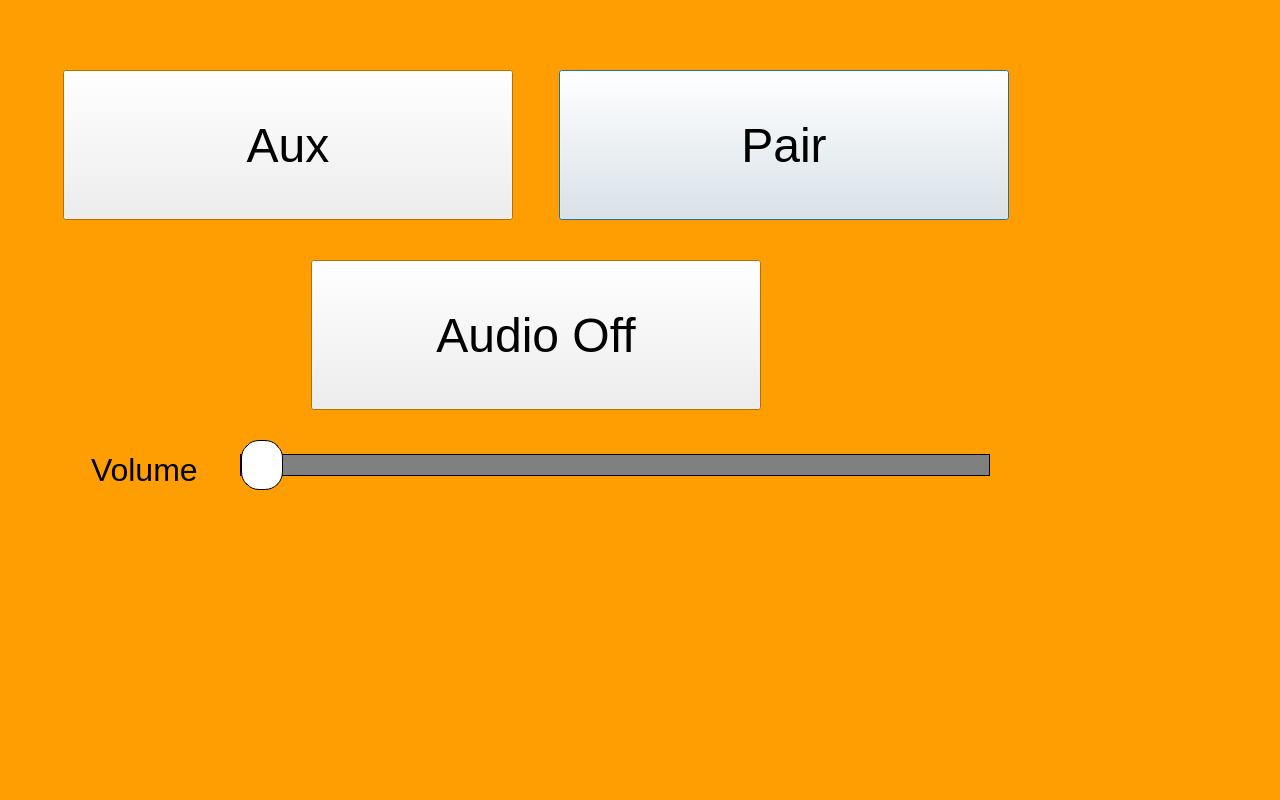
<?xml version="1.0" encoding="UTF-8"?>
<ui version="4.0">
 <class>MusicPage</class>
 <widget class="QDialog" name="MusicPage">
  <property name="geometry">
   <rect>
    <x>0</x>
    <y>0</y>
    <width>1280</width>
    <height>800</height>
   </rect>
  </property>
  <property name="palette">
   <palette>
    <active>
     <colorrole role="Base">
      <brush brushstyle="SolidPattern">
       <color alpha="255">
        <red>255</red>
        <green>255</green>
        <blue>255</blue>
       </color>
      </brush>
     </colorrole>
     <colorrole role="Window">
      <brush brushstyle="SolidPattern">
       <color alpha="255">
        <red>255</red>
        <green>158</green>
        <blue>2</blue>
       </color>
      </brush>
     </colorrole>
    </active>
    <inactive>
     <colorrole role="Base">
      <brush brushstyle="SolidPattern">
       <color alpha="255">
        <red>255</red>
        <green>255</green>
        <blue>255</blue>
       </color>
      </brush>
     </colorrole>
     <colorrole role="Window">
      <brush brushstyle="SolidPattern">
       <color alpha="255">
        <red>255</red>
        <green>158</green>
        <blue>2</blue>
       </color>
      </brush>
     </colorrole>
    </inactive>
    <disabled>
     <colorrole role="Base">
      <brush brushstyle="SolidPattern">
       <color alpha="255">
        <red>255</red>
        <green>158</green>
        <blue>2</blue>
       </color>
      </brush>
     </colorrole>
     <colorrole role="Window">
      <brush brushstyle="SolidPattern">
       <color alpha="255">
        <red>255</red>
        <green>158</green>
        <blue>2</blue>
       </color>
      </brush>
     </colorrole>
    </disabled>
   </palette>
  </property>
  <property name="windowTitle">
   <string>Dialog</string>
  </property>
  <widget class="QPushButton" name="pushButton_2">
   <property name="geometry">
    <rect>
     <x>559</x>
     <y>70</y>
     <width>450</width>
     <height>150</height>
    </rect>
   </property>
   <property name="font">
    <font>
     <pointsize>36</pointsize>
    </font>
   </property>
   <property name="text">
    <string>Pair</string>
   </property>
  </widget>
  <widget class="QLabel" name="fmLabel">
   <property name="geometry">
    <rect>
     <x>366</x>
     <y>66</y>
     <width>161</width>
     <height>51</height>
    </rect>
   </property>
   <property name="text">
    <string/>
   </property>
  </widget>
  <widget class="QLabel" name="auxLabel">
   <property name="geometry">
    <rect>
     <x>366</x>
     <y>226</y>
     <width>161</width>
     <height>51</height>
    </rect>
   </property>
   <property name="text">
    <string/>
   </property>
  </widget>
  <widget class="QPushButton" name="pushButton">
   <property name="geometry">
    <rect>
     <x>311</x>
     <y>260</y>
     <width>450</width>
     <height>150</height>
    </rect>
   </property>
   <property name="font">
    <font>
     <pointsize>36</pointsize>
    </font>
   </property>
   <property name="text">
    <string>Audio Off</string>
   </property>
  </widget>
  <widget class="QSlider" name="horizontalSlider">
   <property name="geometry">
    <rect>
     <x>240</x>
     <y>440</y>
     <width>750</width>
     <height>50</height>
    </rect>
   </property>
   <property name="sizePolicy">
    <sizepolicy hsizetype="Expanding" vsizetype="Expanding">
     <horstretch>1</horstretch>
     <verstretch>5</verstretch>
    </sizepolicy>
   </property>
   <property name="palette">
    <palette>
     <active>
      <colorrole role="Base">
       <brush brushstyle="SolidPattern">
        <color alpha="255">
         <red>255</red>
         <green>255</green>
         <blue>255</blue>
        </color>
       </brush>
      </colorrole>
      <colorrole role="Window">
       <brush brushstyle="SolidPattern">
        <color alpha="255">
         <red>0</red>
         <green>0</green>
         <blue>0</blue>
        </color>
       </brush>
      </colorrole>
     </active>
     <inactive>
      <colorrole role="Base">
       <brush brushstyle="SolidPattern">
        <color alpha="255">
         <red>255</red>
         <green>255</green>
         <blue>255</blue>
        </color>
       </brush>
      </colorrole>
      <colorrole role="Window">
       <brush brushstyle="SolidPattern">
        <color alpha="255">
         <red>0</red>
         <green>0</green>
         <blue>0</blue>
        </color>
       </brush>
      </colorrole>
     </inactive>
     <disabled>
      <colorrole role="Base">
       <brush brushstyle="SolidPattern">
        <color alpha="255">
         <red>0</red>
         <green>0</green>
         <blue>0</blue>
        </color>
       </brush>
      </colorrole>
      <colorrole role="Window">
       <brush brushstyle="SolidPattern">
        <color alpha="255">
         <red>0</red>
         <green>0</green>
         <blue>0</blue>
        </color>
       </brush>
      </colorrole>
     </disabled>
    </palette>
   </property>
   <property name="font">
    <font>
     <pointsize>30</pointsize>
    </font>
   </property>
   <property name="styleSheet">
    <string notr="true">QSlider::groove:horizontal {
    border: 1px solid;
    height: 20px;
    margin: 0px;
background-color: grey;
    }
QSlider::handle:horizontal {
    background-color: white;
    border: 1px solid black;
	border-radius: 18px;
    height: 40px;
    width: 40px;
    margin: -15px 0px;
    }</string>
   </property>
   <property name="orientation">
    <enum>Qt::Horizontal</enum>
   </property>
  </widget>
  <widget class="QPushButton" name="pushButton_3">
   <property name="geometry">
    <rect>
     <x>63</x>
     <y>70</y>
     <width>450</width>
     <height>150</height>
    </rect>
   </property>
   <property name="font">
    <font>
     <pointsize>36</pointsize>
    </font>
   </property>
   <property name="text">
    <string>Aux</string>
   </property>
  </widget>
  <widget class="QLabel" name="label">
   <property name="geometry">
    <rect>
     <x>91</x>
     <y>440</y>
     <width>120</width>
     <height>60</height>
    </rect>
   </property>
   <property name="font">
    <font>
     <pointsize>24</pointsize>
    </font>
   </property>
   <property name="text">
    <string>Volume</string>
   </property>
  </widget>
 </widget>
 <resources/>
 <connections/>
</ui>
